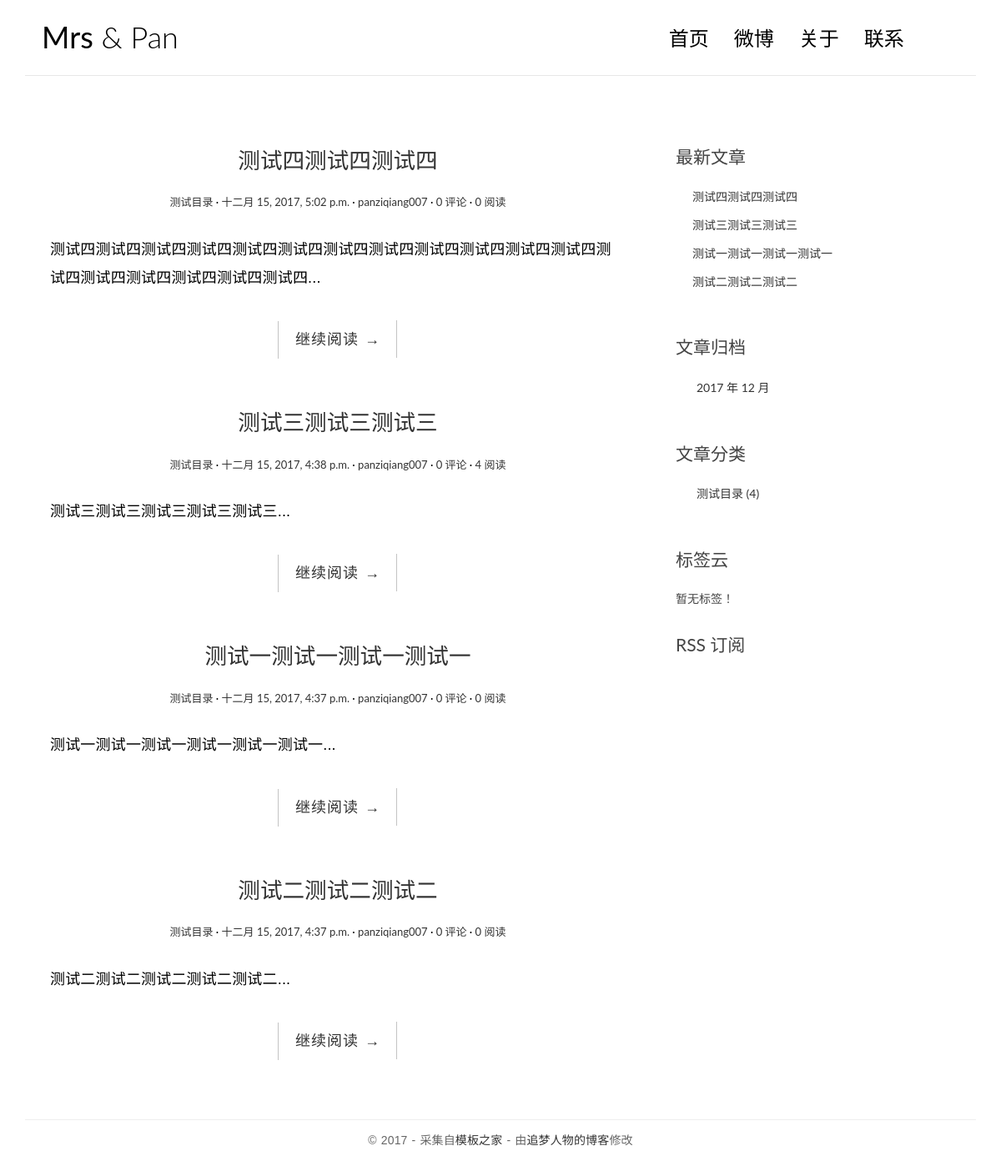
Before: / with the older database file.
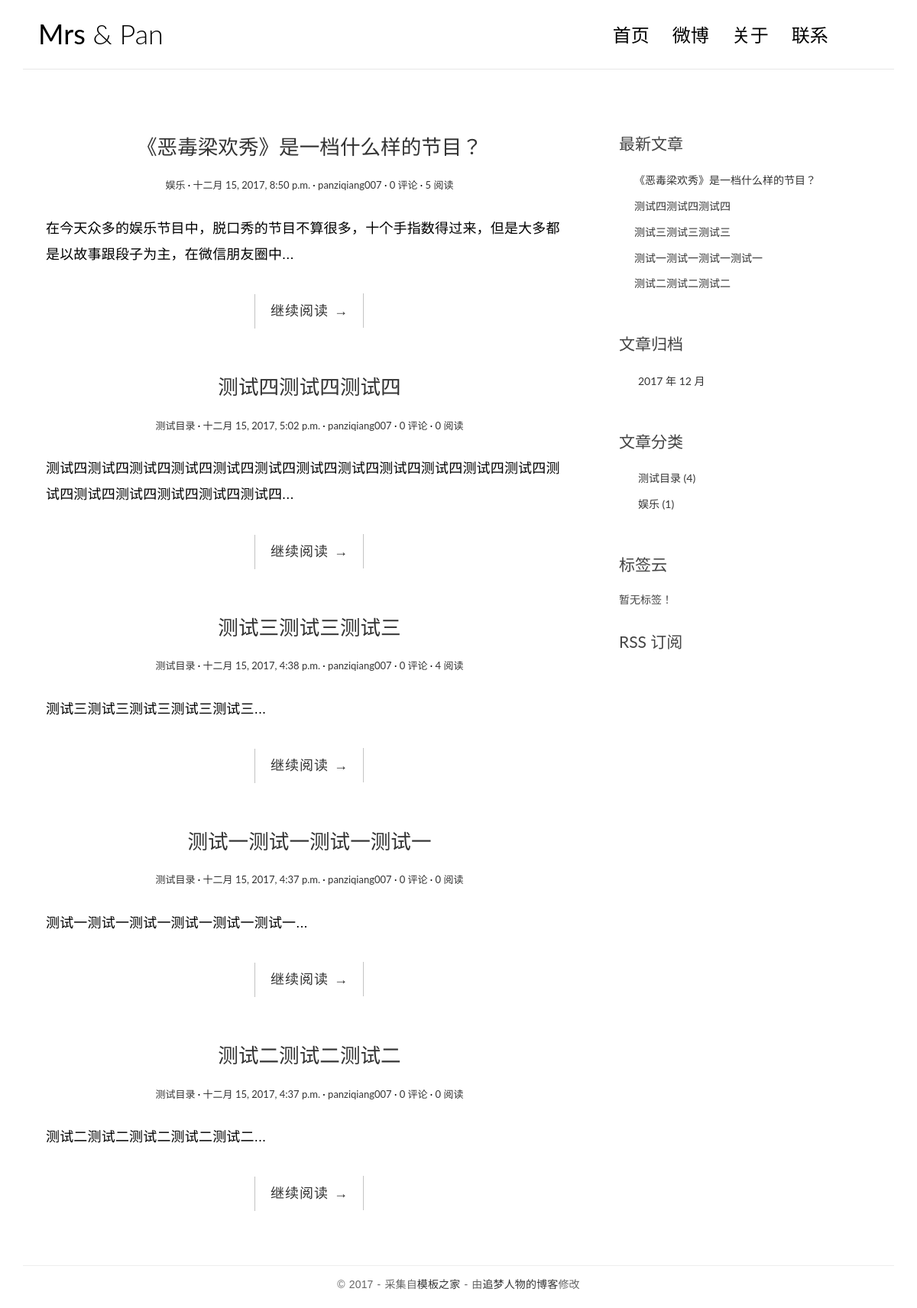
After: the same page with the newer database file.
### blog/models.py (models this page shows, shortened)
@python_2_unicode_compatible
class Post(models.Model):
    title = models.CharField(max_length=70)
    body = models.TextField()
    created_time = models.DateTimeField()
    modified_time = models.DateTimeField()
    excerpt = models.CharField(max_length=200, blank=True)
    views = models.PositiveIntegerField(default=0)
    category = models.ForeignKey(Category)
    tags = models.ManyToManyField(Tag, blank=True)
    author = models.ForeignKey(User)
    def get_absolute_url(self):
        return reverse('blog:detail', kwargs={'pk': self.pk})
    class Meta:
        verbose_name = '文章'
        verbose_name_plural = verbose_name
        ordering = ['-created_time']

@python_2_unicode_compatible
class Category(models.Model):
    name = models.CharField(max_length=100)
    class Meta:
        verbose_name = '目录'
        verbose_name_plural = verbose_name

### blog/views.py (the view, shortened to what this page needs)
# urls.py: url(r'^$', views.IndexView.as_view(), name='index'),
class IndexView(ListView):
    model = Post
    template_name = 'blog/index.html'
    context_object_name = 'post_list'
    paginate_by = 10
    def get_context_data(self, **kwargs):
        context = super(IndexView, self).get_context_data(**kwargs)
        paginator = context.get('paginator')
        page = context.get('page_obj')
        is_paginated = context.get('is_paginated')
        pagination_data = self.pagination_data(paginator, page, is_paginated)
        context.update(pagination_data)
        return context
    def pagination_data(self, paginator, page, is_paginated):
        if not is_paginated:
            return {}

### blog/templatetags/blog_tags.py (called while the page is built)
@register.simple_tag
def get_recent_posts(num=5):
    return Post.objects.all()[:num]

@register.simple_tag
def archives():
    return Post.objects.dates('created_time', 'month', order='DESC')

@register.simple_tag
def get_categories():
    return Category.objects.annotate(num_posts=Count('post')).filter(num_posts__gt=0)

@register.simple_tag
def get_tags():
    return Tag.objects.annotate(num_posts=Count('post')).filter(num_posts__gt=0)

### templates/blog/index.html (shortened to what this page needs)
{% extends 'base.html' %}
{% block main %}
    {% for post in post_list %}
        <article class="post post-{{ post.pk }}">
            <header class="entry-header">
                <h1 class="entry-title">
                    <a href="{{ post.get_absolute_url }}">{{ post.title }}</a>
                </h1>
                <div class="entry-meta">
                    <span class="post-category">
                        <a href="{% url 'blog:category' post.category.pk %}">{{ post.category.name }}</a></span>
                    <span class="post-date"><a href="#"><time class="entry-date"
                                                              datetime="{{ post.created_time }}">{{ post.created_time }}</time></a></span>
                    <span class="post-author"><a href="#">{{ post.author }}</a></span>
                    <span class="comments-link">
                        <a href="{{ post.get_absolute_url }}#comment-area">{{ post.comment_set.count }} 评论</a></span>
                    <span class="views-count"><a href="{{ post.get_absolute_url }}">{{ post.views }} 阅读</a></span>
                </div>
            </header>
            <div class="entry-content clearfix">
                <p>{{ post.excerpt }}...</p>
                <div class="read-more cl-effect-14">
                    <a href="{{ post.get_absolute_url }}" class="more-link">继续阅读 <span class="meta-nav">→</span></a>
                </div>
            </div>
        </article>
    {% empty %}
        <div class="no-post">暂时还没有发布的文章！</div>
    {% endfor %}
{% endblock main %}

### templates/base.html (shortened to what this page needs)
{% load staticfiles %}
{% load blog_tags %}
<!DOCTYPE html>
<html>
<head>
    <link rel="stylesheet" href="http://code.ionicframework.com/ionicons/2.0.1/css/ionicons.min.css">
    <link rel="stylesheet" href="{% static 'blog/css/bootstrap.min.css' %}">
    <link rel="stylesheet" href="{% static 'blog/css/pace.css' %}">
    <link rel="stylesheet" href="{% static 'blog/css/custom.css' %}">
    <link rel="stylesheet" href="{% static 'blog/css/highlights/github.css' %}">
</head>
<body>
<div class="container">
    <header id="site-header">
        <div class="row">
            <div class="col-md-4 col-sm-5 col-xs-8">
                <div class="logo">
                    <h1><a href="{% url 'blog:index' %}"><b>Mrs</b> &amp; Pan</a></h1>
                </div>
            </div>
            <div class="col-md-8 col-sm-7 col-xs-4">
                <nav class="main-nav" role="navigation">
                    <div class="collapse navbar-collapse" id="bs-example-navbar-collapse-1">
                        <ul class="nav navbar-nav navbar-right">
                            <li class="cl-effect-11"><a href="{% url 'blog:index' %}" data-hover="首页">首页</a></li>
                            <li class="cl-effect-11"><a href="https://weibo.com/u/1770645505" data-hover="微博">微博</a></li>
                            <li class="cl-effect-11"><a href="#" data-hover="关于">关于</a></li>
                            <li class="cl-effect-11"><a href="#" data-hover="联系">联系</a></li>
                        </ul>
                    </div>
                </nav>
            </div>
        </div>
    </header>
</div>
<div class="content-body">
    <div class="container">
        <div class="row">
            <main class="col-md-8">
                {% block main %}
                {% endblock main %}
            </main>
            <aside class="col-md-4">
                <div class="widget widget-recent-posts">
                    <h3 class="widget-title">最新文章</h3>
                    {% get_recent_posts as recent_post_list %}
                    <ul>
                        {% for post in recent_post_list %}
                            <li>
                                <a href="{{ post.get_absolute_url }}">{{ post.title }}</a>
                            </li>
                        {% empty %}
                            暂无文章！
                        {% endfor %}
                    </ul>
                </div>
                <div class="widget widget-archives">
                    <h3 class="widget-title">文章归档</h3>
                    {% archives as date_list %}
                    <ul>
                        {% for date in date_list %}
                            <li>
                                <a href="{% url 'blog:archives' date.year date.month %}">{{ date.year }}
                                    年 {{ date.month }} 月</a>
                            </li>
                        {% empty %}
                            暂无归档！
                        {% endfor %}
                    </ul>
                </div>
                <div class="widget widget-category">
                    <h3 class="widget-title">文章分类</h3>
                    {% get_categories as category_list %}
                    <ul>
                        {% for category in category_list %}
                            <li>
                                <a href="{% url 'blog:category' category.pk %}">{{ category.name }} <span
                                        class="post-count">({{ category.num_posts }})</span></a>
                            </li>
                        {% empty %}
                            暂无分类！
                        {% endfor %}
                    </ul>
                </div>
                <div class="widget widget-tag-cloud">
                    <h3 class="widget-title">标签云</h3>
                    {% get_tags as tag_list %}
                    <ul>
                        {% for tag in tag_list %}
                            <li>
                                <a href="{% url 'blog:tag' tag.pk %}">{{ tag.name }}</a>
                            </li>
                        {% empty %}
                            暂无标签！
                        {% endfor %}
                    </ul>
                </div>
                <div class="rss">
                    <a href="{% url 'rss' %}"> RSS 订阅</a>
                </div>
            </aside>
        </div>
    </div>
</div>
<footer id="site-footer">
    <div class="container">
        <div class="row">
            <div class="col-md-12">
                <p class="copyright">&copy 2017 - 采集自<a href="http://www.cssmoban.com/"
                                                        target="_blank" title="模板之家">模板之家</a>
                    - 由<a href="http://zmrenwu.com/" title="网页模板" target="_blank">追梦人物的博客</a>修改
                </p>
            </div>
        </div>
    </div>
</footer>
</body>
</html>

### blog/static/blog/css/custom.css (style rules this page uses)
* { outline: none; }
h1, h2, h3, h4, h5, h6 { margin-top: 0; }
b { font-weight: 400; }
a { color: #333; }
body { color: #444; font-family: 'Lato', sans-serif; }
p { font-family: 'Ubuntu', sans-serif; font-weight: 400; word-spacing: 1px; letter-spacing: 0.01em; }
#site-header { background-color: #FFF; padding: 25px 20px; margin-bottom: 40px; border-bottom: 1px solid #e7e7e7; }
.logo h1 a { color: #000; }
.logo h1 { margin: 0; font-family: 'Lato', sans-serif; font-weight: 300; }
.main-nav { margin-top: 11px; max-width: 95%; }
.main-nav a { color: #000000 !important; padding: 0 0 5px 0 !important; margin-right: 30px; font-family: 'Lato', sans-serif; font-weight: 300; font-size: 24px; }
.cl-effect-11 a { padding: 10px 0; color: #0972b4; text-shadow: none; }
.cl-effect-11 a::before { position: absolute; top: 0; left: 0; overflow: hidden; padding: 0 0 5px 0 !important; max-width: 0; border-bottom: 1px solid #000; color: #000; content: attr(data-hover); white-space: nowrap; -webkit-transition: max-width 0.5s; -moz-transition: max-width 0.5s; transition: max-width 0.5s; }
.content-body { padding-bottom: 4em; }
.post { background: #fff; padding: 30px 30px 0; }
.entry-title { text-align: center; font-size: 1.9em; margin-bottom: 20px; line-height: 1.6; padding: 10px 20px 0; }
.entry-meta { text-align: center; color: #DDDDDD; font-size: 13px; margin-bottom: 30px; }
.entry-content { font-size: 18px; line-height: 1.9; font-weight: 300; color: #000; }
.post-category::after, .post-date::after, .post-author::after, .comments-link::after { content: ' ·'; color: #000; }
.read-more { font-family: 'Ubuntu', sans-serif; font-weight: 400; word-spacing: 1px; letter-spacing: 0.01em; text-align: center; margin-top: 20px; }
.cl-effect-14 a { padding: 0 20px; height: 45px; line-height: 45px; position: relative; display: inline-block; margin: 15px 25px; letter-spacing: 1px; font-weight: 400; text-shadow: 0 0 1px rgba(255, 255, 255, 0.3); }
.cl-effect-14 a::before, .cl-effect-14 a::after { position: absolute; width: 45px; height: 1px; background: #C3C3C3; content: ''; -webkit-transition: all 0.3s; -moz-transition: all 0.3s; transition: all 0.3s; pointer-events: none; }
.cl-effect-14 a::before { top: 0; left: 0; -webkit-transform: rotate(90deg); -moz-transform: rotate(90deg); transform: rotate(90deg); -webkit-transform-origin: 0 0; -moz-transform-origin: 0 0; transform-origin: 0 0; }
.cl-effect-14 a::after { right: 0; bottom: 0; -webkit-transform: rotate(90deg); -moz-transform: rotate(90deg); transform: rotate(90deg); -webkit-transform-origin: 100% 0; -moz-transform-origin: 100% 0; transform-origin: 100% 0; }
.widget { background: #fff; padding: 30px 0 0; }
.widget-title { font-size: 1.5em; margin-bottom: 20px; line-height: 1.6; padding: 10px 0 0; font-weight: 400; }
.widget-recent-posts ul { padding: 0; margin: 0; padding-left: 20px; }
.widget-recent-posts ul li { list-style-type: none; position: relative; line-height: 170%; margin-bottom: 10px; }
.widget-recent-posts ul li::before { content: '\f3d3'; font-family: "Ionicons"; position: absolute; left: -17px; top: 3px; font-size: 16px; color: #000; }
.widget-archives ul { padding: 0; margin: 0; padding-left: 25px; }
.widget-archives ul li { list-style-type: none; position: relative; line-height: 170%; margin-bottom: 10px; }
.widget-archives ul li::before { content: '\f3f3'; font-family: "Ionicons"; position: absolute; left: -25px; top: 1px; font-size: 16px; color: #000; }
.widget-category ul { padding: 0; margin: 0; padding-left: 25px; }
.widget-category ul li { list-style-type: none; position: relative; line-height: 170%; margin-bottom: 10px; }
.widget-category ul li::before { content: '\f3fe'; font-family: "Ionicons"; position: absolute; left: -25px; top: 1px; font-size: 18px; color: #000; }
.widget-tag-cloud ul { padding: 0; margin: 0; margin-right: -10px; }
.rss { font-size: 21px; margin-top: 30px; }
.rss a { color: #444; }
#site-footer { padding-top: 10px; padding: 0 0 1.5em 0; }
.copyright { text-align: center; padding-top: 1em; margin: 0; border-top: 1px solid #eee; color: #666; }

Changed rows visible on the page:
added Post: title "《恶毒梁欢秀》是一档什么样的节目？", category.name "娱乐", created_time "十二月 15, 2017, 8:50 p.m.", author "panziqiang007", comment_set.count "0", views "5", excerpt "在今天众多的娱乐节目中，脱口秀的节目不算很多，十个手指数得过来，但是大多都是以故事跟段子为主，在微信朋友圈中"
added Category: name "娱乐", num_posts "1"
